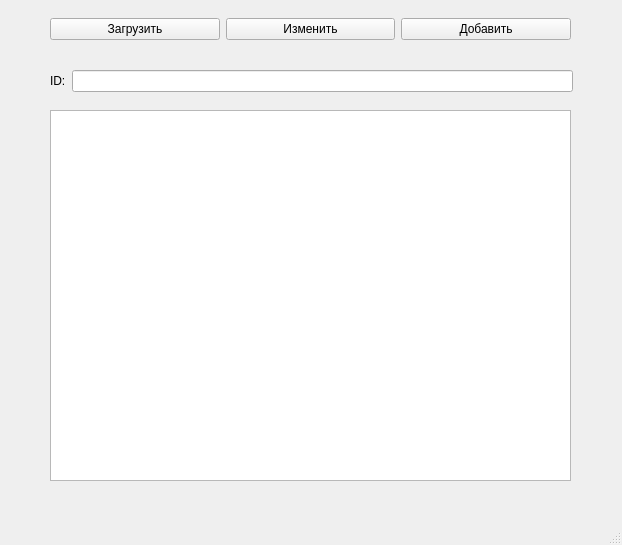
<?xml version="1.0" encoding="UTF-8"?>
<ui version="4.0">
 <class>MainWindow</class>
 <widget class="QMainWindow" name="MainWindow">
  <property name="geometry">
   <rect>
    <x>0</x>
    <y>0</y>
    <width>622</width>
    <height>545</height>
   </rect>
  </property>
  <property name="windowTitle">
   <string>MainWindow</string>
  </property>
  <widget class="QWidget" name="centralwidget">
   <widget class="QTableWidget" name="tableWidget">
    <property name="geometry">
     <rect>
      <x>50</x>
      <y>110</y>
      <width>521</width>
      <height>371</height>
     </rect>
    </property>
   </widget>
   <widget class="QWidget" name="horizontalLayoutWidget">
    <property name="geometry">
     <rect>
      <x>50</x>
      <y>9</y>
      <width>521</width>
      <height>41</height>
     </rect>
    </property>
    <layout class="QHBoxLayout" name="horizontalLayout">
     <item>
      <widget class="QPushButton" name="pushButton_3">
       <property name="text">
        <string>Загрузить</string>
       </property>
      </widget>
     </item>
     <item>
      <widget class="QPushButton" name="pushButton_2">
       <property name="text">
        <string>Изменить</string>
       </property>
      </widget>
     </item>
     <item>
      <widget class="QPushButton" name="pushButton">
       <property name="text">
        <string>Добавить</string>
       </property>
      </widget>
     </item>
    </layout>
   </widget>
   <widget class="QLineEdit" name="lineEdit">
    <property name="geometry">
     <rect>
      <x>72</x>
      <y>70</y>
      <width>501</width>
      <height>22</height>
     </rect>
    </property>
   </widget>
   <widget class="QLabel" name="label">
    <property name="geometry">
     <rect>
      <x>50</x>
      <y>70</y>
      <width>21</width>
      <height>21</height>
     </rect>
    </property>
    <property name="text">
     <string>ID:</string>
    </property>
   </widget>
  </widget>
  <widget class="QMenuBar" name="menubar">
   <property name="geometry">
    <rect>
     <x>0</x>
     <y>0</y>
     <width>622</width>
     <height>26</height>
    </rect>
   </property>
  </widget>
  <widget class="QStatusBar" name="statusbar"/>
 </widget>
 <resources/>
 <connections/>
</ui>
